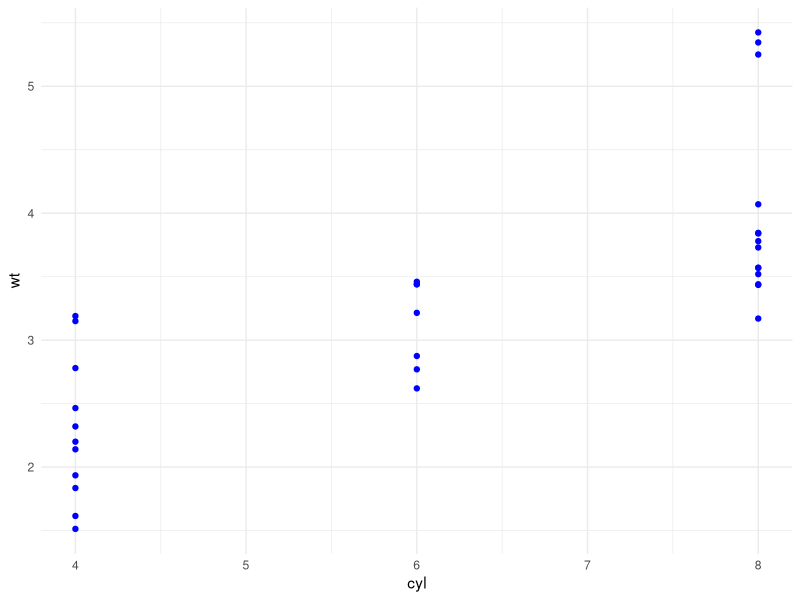

R code for this plot:
## ---- chunk 1
library(tidyverse)

ggplot(mtcars) +
  geom_point(aes(x = cyl, y = wt), color = 'blue') +
  theme_minimal()
